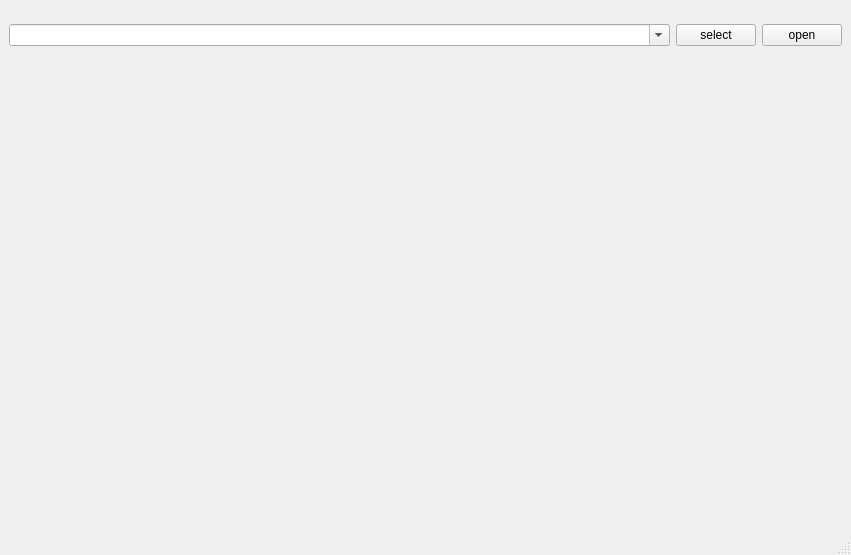
<?xml version="1.0" encoding="UTF-8"?>
<ui version="4.0">
 <class>MainWindow</class>
 <widget class="QMainWindow" name="MainWindow">
  <property name="geometry">
   <rect>
    <x>0</x>
    <y>0</y>
    <width>851</width>
    <height>555</height>
   </rect>
  </property>
  <property name="windowTitle">
   <string>MainWindow</string>
  </property>
  <widget class="QWidget" name="centralwidget">
   <layout class="QGridLayout" name="gridLayout">
    <item row="0" column="0">
     <layout class="QHBoxLayout" name="horizontalLayout">
      <property name="topMargin">
       <number>15</number>
      </property>
      <property name="bottomMargin">
       <number>24</number>
      </property>
      <item>
       <widget class="QComboBox" name="cboxUrl">
        <property name="sizePolicy">
         <sizepolicy hsizetype="Expanding" vsizetype="Fixed">
          <horstretch>0</horstretch>
          <verstretch>0</verstretch>
         </sizepolicy>
        </property>
        <property name="editable">
         <bool>true</bool>
        </property>
       </widget>
      </item>
      <item>
       <widget class="QPushButton" name="btnSelect">
        <property name="text">
         <string>select</string>
        </property>
       </widget>
      </item>
      <item>
       <widget class="QPushButton" name="btnOpen">
        <property name="text">
         <string>open</string>
        </property>
       </widget>
      </item>
     </layout>
    </item>
    <item row="1" column="0">
     <widget class="QWidget" name="ffmpegWidget" native="true">
      <property name="sizePolicy">
       <sizepolicy hsizetype="Preferred" vsizetype="Expanding">
        <horstretch>0</horstretch>
        <verstretch>0</verstretch>
       </sizepolicy>
      </property>
      <property name="minimumSize">
       <size>
        <width>0</width>
        <height>0</height>
       </size>
      </property>
     </widget>
    </item>
   </layout>
  </widget>
  <widget class="QMenuBar" name="menubar">
   <property name="geometry">
    <rect>
     <x>0</x>
     <y>0</y>
     <width>851</width>
     <height>23</height>
    </rect>
   </property>
  </widget>
  <widget class="QStatusBar" name="statusbar"/>
 </widget>
 <resources/>
 <connections/>
</ui>
